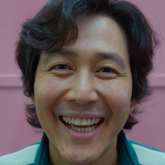
#> input picture Python CSCI/Happy.png, 165 x 165 px, shrunk from 900 x 900 before the run
$ python imageAverage.py
#> lines starting #> are read from the running program, lines starting #| are printed output that depends on the picture
#CSci 127 Teaching Staff
#11/14/22
#A program that summarizes images, like koalastothemax
#Modified by:  David Xiao

import numpy as np
import matplotlib.pyplot as plt

def average(region):
     """
     Takes a region of an image and
     Returns the average red, green, and blue values across the region.
     """

     red, green, blue = 0,0,0  #<-- placeholder, can remove once defined.

     for i in range(region.shape[0]):
          for j in range(region.shape[1]):
               #Check if red, green, and blue are > t:
               red+=region[i,j,0]
               green+=region[i,j,1]
               blue+=region[i,j,2]
     red/=(region.shape[0]*region.shape[1])
     green/=(region.shape[0]*region.shape[1])
     blue/=(region.shape[0]*region.shape[1])
     ###################################
     ### FILL IN YOUR CODE HERE      ###
     ### Other than your name above, ###
     ### this is the only section    ###
     ### you change in this program. ###
     ###################################


     return(red,green,blue)

def setRegion(region, r,g,b):
     """
     Takes a region of an image and red, green, and blue values, r, g, b.
     Sets the region so that all points have
     red values of r, green values of g, and blue values of b.
     """
     for i in range(region.shape[0]):
          for j in range(region.shape[1]):
               region[i,j,0] =r
               region[i,j,1] =g
               region[i,j,2] =b


######################################################################
### DO NOT CHANGE ANYTHING BELOW AND INCLUDING THIS LINE           ###
######################################################################


def quarter(img2, levels):
     """
     Takes an image and the number of splits to make.
     Splits the image into regions (2**levels x 2**levels pieces)
     and averages each of these regions separately.
     Calls average() and setRegion() to average and set colors for the
     regions.
     """
     h = img2.shape[0]
     w = img2.shape[1]
     hReg = h//2**levels
     wReg = w//2**levels
     for i in range(2**levels):
          for j in range(2**levels):
               #Average the region:
               r,g,b = average(img2[i*hReg:(i+1)*hReg,j*wReg:(j+1)*wReg])
               setRegion(img2[i*hReg:(i+1)*hReg,j*wReg:(j+1)*wReg],r,g,b)


def main():
     inFile = input('Enter image file name: ')
#> the answer given: Happy.png
     img = plt.imread(inFile)
#> img is the input picture: shape (165, 165, 3) float32; mean R, G, B 0.397, 0.341, 0.348

     #Divides the image in 1/2, 1/4, 1/8, ... 1/2^8, and displays each:
     for i in range(8):
          img2 = img.copy()   #Make a copy to average
          quarter(img2,i)     #Split in half i times, and average regions

          plt.imshow(img2)    #Load our new image into pyplot
          plt.show()          #Show the image (waits until closed to continue)
#> this loop made 8 passes
#> pass 1, in main, `plt.show()`:
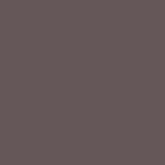
#> shown: shape (165, 165, 3) float32; mean R, G, B 0.396, 0.341, 0.348
#> pass 2, in main, `plt.show()`:
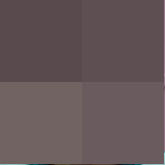
#> shown: shape (165, 165, 3) float32; mean R, G, B 0.397, 0.341, 0.348

     #Shows the original image:
     plt.imshow(img)	      #Load image into pyplot
     plt.show()               #Show the image (waits until closed to continue)


#Allow script to be run directly:
if __name__ == "__main__":
     main()

$ run again, on Python CSCI/caDrought2014.png
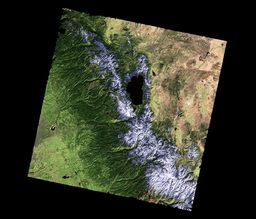
#> input picture Python CSCI/caDrought2014.png, 256 x 219 px, shrunk from 1400 x 1200 before the run
#> in main, img is the input picture: shape (219, 256, 3) float32; mean R, G, B 0.206, 0.219, 0.162
#> the loop in main, `for i in range(8):` made 8 passes
#> pass 1, in main, `plt.show()`:
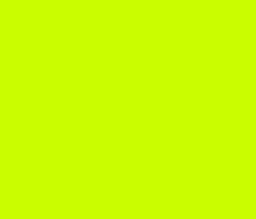
#> shown: shape (219, 256, 3) float32; mean R, G, B 0.206, 0.219, 0.162; drawn with min black and max white
#> after the loop in main, `for i in range(8):`:
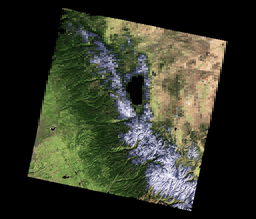
#> img2: shape (219, 256, 3) float32; mean R, G, B 0.206, 0.219, 0.162
